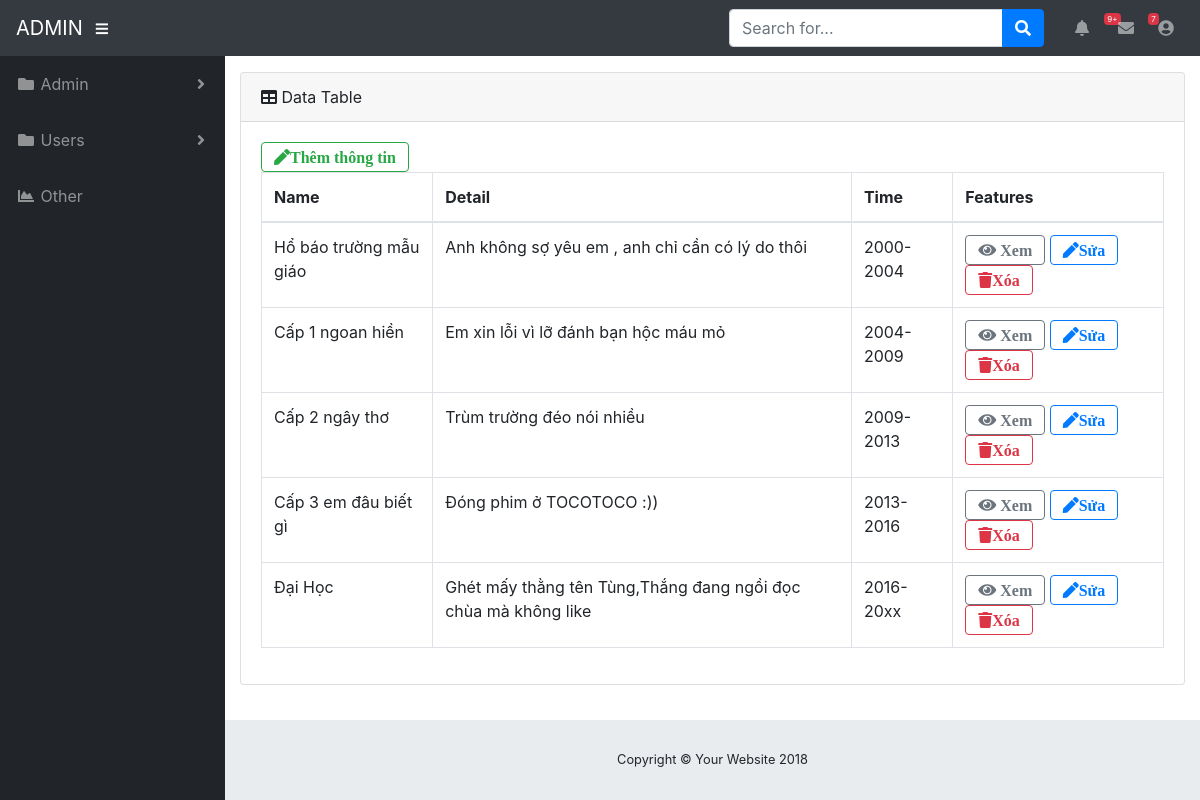
/admin/users/edu/index.php, run on the app's committed database.
### tables this page shows
CREATE TABLE `edu` (
  `id_edu` int(10) NOT NULL,
  `name_edu` varchar(100) NOT NULL,
  `address_edu` varchar(255) NOT NULL,
  `time_edu` varchar(20) NOT NULL
);

### admin/users/edu/index.php (the view)
<?php
  require "../../../libraries/connect.php";
	$sql = " SELECT * FROM edu ";
	$result = $mysqli->query($sql);
 ?>
			<?php require "../../../templates/backend/header.php"; ?>
      <div id="content-wrapper">
        <div class="container-fluid">
          <div class="card mb-3">
            <div class="card-header"><i class="fas fa-table"></i> Data Table </div>
            <div class="card-body">
               <a href="add.php" class="fa fa-pen btn btn-outline-success " >Thêm thông tin</a>
              <div class="table-responsive">
                <table class="table table-bordered" id="dataTable" width="100%" cellspacing="0">
                  <thead>
                    <tr>
	                  <th>Name</th>
	                  <th>Detail</th>
	                  <th>Time</th>
	                  <th>Features</th>
                    </tr>
                  </thead>
                  <tbody>
                      <?php while ($row = $result->fetch_assoc()) { ?>
                        <tr>
                          <td><?= $row['name_edu'] ?></td>
                          <td><?= $row['address_edu'] ?></td>
                          <td><?= $row['time_edu'] ?></td>
                        <td>
                        	<a href="view.php?id=<?= $row['id_edu'] ?>" class="fa fa-eye btn btn-outline-secondary" >
                          Xem </a>
                          <a href="update.php?id=<?= $row['id_edu'] ?>" class="fa fa-pen btn btn-outline-primary " >Sửa</a>
                          <a href="delete.php?id=<?= $row['id_edu'] ?>" class="fa fa-trash btn btn-outline-danger">Xóa </a>
                        </td>
                      </tr>
                      <?php }  ?>
                  </tbody>
                </table>
              </div>
            </div>
          </div>
        </div>
      </div>
      <?php require "../../../templates/backend/footer.php"; ?>

### asset/backend/css/sb-admin.css (style rules this page uses)
html { position: relative; min-height: 100%; }
body { height: 100%; }
#wrapper #content-wrapper { overflow-x: hidden; width: 100%; padding-top: 1rem; padding-bottom: 80px; }
:root { --input-padding-x: 0.75rem; --input-padding-y: 0.75rem; }

### data on the page
edu: name_edu "Hổ báo trường mẫu giáo", address_edu "Anh không sợ yêu em , anh chỉ cần có lý do thôi", time_edu "2000-2004"
edu: name_edu "Cấp 1 ngoan hiền", address_edu "Em xin lỗi vì lỡ đánh bạn hộc máu mỏ", time_edu "2004-2009"
edu: name_edu "Cấp 2 ngây thơ", address_edu "Trùm trường đéo nói nhiều", time_edu "2009-2013"
edu: name_edu "Cấp 3 em đâu biết gì", address_edu "Đóng phim ở TOCOTOCO :))", time_edu "2013-2016"
edu: name_edu "Đại Học", address_edu "Ghét mấy thằng tên Tùng,Thắng đang ngồi đọc chùa mà không like", time_edu "2016-20xx"
